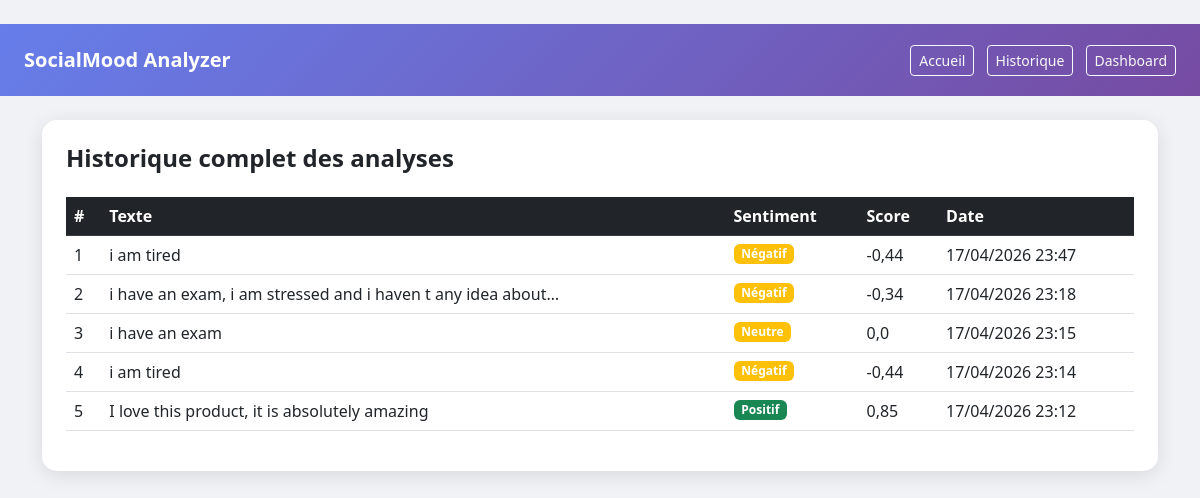
Page /historique/ on the committed database.
### analyzer/models.py (models this page shows, shortened)
class Analyse(models.Model):
    SENTIMENT_CHOICES = [
        ('Positif', 'Positif'),
        ('Neutre',  'Neutre'),
        ('Negatif', 'Negatif'),
    ]
    texte     = models.TextField()
    sentiment = models.CharField(max_length=20, choices=SENTIMENT_CHOICES)
    score     = models.FloatField()
    date      = models.DateTimeField(auto_now_add=True)
    class Meta:
        ordering = ['-date']

### analyzer/views.py (the view)
# urls.py: path('historique/', views.historique, name='historique'),
def historique(request):
    analyses = Analyse.objects.all()
    return render(request, 'historique.html', {'analyses': analyses})

### templates/historique.html
﻿{% extends 'base.html' %}
{% block content %}
<div class="card p-4">
  <h4 class="fw-bold mb-4">Historique complet des analyses</h4>
  {% if analyses %}
  <table class="table table-hover">
    <thead class="table-dark">
      <tr><th>#</th><th>Texte</th><th>Sentiment</th><th>Score</th><th>Date</th></tr>
    </thead>
    <tbody>
      {% for item in analyses %}
      <tr>
        <td>{{ forloop.counter }}</td>
        <td>{{ item.texte|truncatechars:60 }}</td>
        <td>
          <span class="badge bg-{% if item.sentiment == 'Positif' %}success{% elif item.sentiment == 'Negatif' %}danger{% else %}warning{% endif %}">
            {{ item.sentiment }}
          </span>
        </td>
        <td>{{ item.score }}</td>
        <td>{{ item.date|date:"d/m/Y H:i" }}</td>
      </tr>
      {% endfor %}
    </tbody>
  </table>
  {% else %}
  <p class="text-muted">Aucune analyse effectuee pour le moment.</p>
  {% endif %}
</div>
{% endblock %}

### templates/base.html (shortened to what this page needs)
﻿<!DOCTYPE html>
<html lang="fr">
<head>
    <link href="https://cdn.jsdelivr.net/npm/bootstrap@5.3.0/dist/css/bootstrap.min.css" rel="stylesheet">
</head>
<body>
<nav class="navbar navbar-dark px-4 py-3">
    <a class="navbar-brand fw-bold" href="/">SocialMood Analyzer</a>
    <div>
        <a href="/" class="btn btn-outline-light btn-sm me-2">Accueil</a>
        <a href="/historique/" class="btn btn-outline-light btn-sm me-2">Historique</a>
        <a href="/dashboard/" class="btn btn-outline-light btn-sm">Dashboard</a>
    </div>
</nav>
<div class="container mt-4">
    {% block content %}{% endblock %}
</div>
</body>
</html>

### templates/base.html (style rules this page uses)
body { background: #f0f2f5; }
.navbar { background: linear-gradient(135deg, #667eea, #764ba2); }
.card { border: none; border-radius: 15px; box-shadow: 0 4px 20px rgba(0,0,0,0.1); }

### rows in the picture
Analyse: texte "i am tired", sentiment "Négatif", score "-0,44", date "17/04/2026 23:47"
Analyse: texte "i have an exam, i am stressed and i haven t any idea about…", sentiment "Négatif", score "-0,34", date "17/04/2026 23:18"
Analyse: texte "i have an exam", sentiment "Neutre", score "0,0", date "17/04/2026 23:15"
Analyse: texte "i am tired", sentiment "Négatif", score "-0,44", date "17/04/2026 23:14"
Analyse: texte "I love this product, it is absolutely amazing", sentiment "Positif", score "0,85", date "17/04/2026 23:12"
